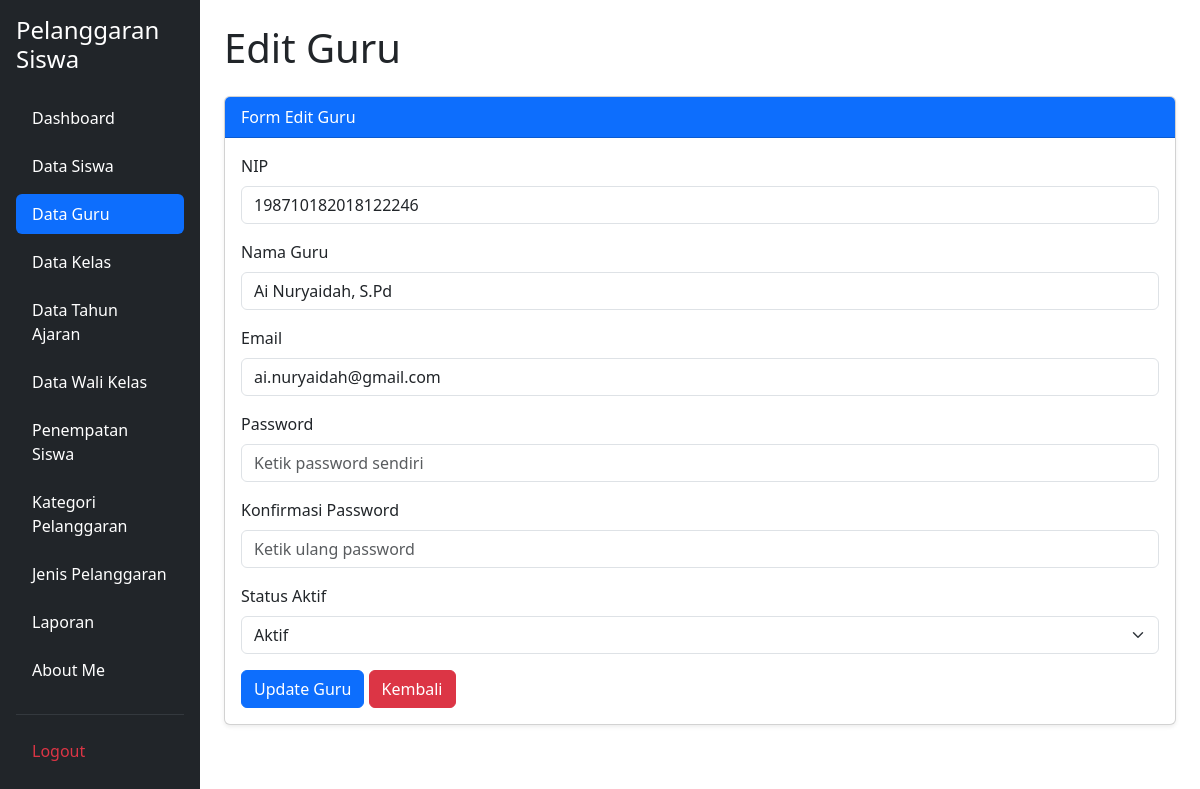
The page /edit_guru.php?id=2 (signed in) on the database its author committed.
### tables this page shows
CREATE TABLE `t_guru` (
  `id` int(11) NOT NULL,
  `nip` varchar(18) NOT NULL,
  `nama` varchar(150) DEFAULT NULL,
  `email` varchar(150) NOT NULL,
  `status_aktif` tinyint(1) NOT NULL,
  `user_id` int(11) NOT NULL,
  `created_at` timestamp NOT NULL DEFAULT current_timestamp(),
  `updated_at` timestamp NOT NULL DEFAULT current_timestamp()
);

### edit_guru.php (the view, shortened to what this page needs)
<?php
include 'config/koneksi.php';
$id = (int) $_GET['id'];
$stmt = mysqli_prepare($koneksi, "SELECT * FROM t_guru WHERE id = ?");
mysqli_stmt_bind_param($stmt, "i", $id);
mysqli_stmt_execute($stmt);
$hasil = mysqli_stmt_get_result($stmt);
$data = mysqli_fetch_assoc($hasil);
?>
<!DOCTYPE html>
<html lang="id">
<head>
    <link href="https://cdn.jsdelivr.net/npm/bootstrap@5.3.8/dist/css/bootstrap.min.css"
          rel="stylesheet">
</head>
<body>
<div class="container-fluid">
    <div class="row">
        <?php include 'layout/sidebar.php'; ?>
        <main class="col-md-9 col-lg-10 p-4">
            <h1 class="mb-4">Edit Guru</h1>
            <div class="card shadow-sm">
                <div class="card-header bg-primary text-white">
                    Form Edit Guru
                </div>
                <div class="card-body">
                    <form action="proses_edit_guru.php"
                          method="POST"
                          id="formEditGuru">
                        <div class="mb-3">
                            <label class="form-label">NIP</label>
                            <input type="text"
                                   name="nip"
                                   class="form-control"
                                   value="<?= htmlspecialchars($data['nip'] ?? '') ?>"
                                   required>
                        </div>
                        <div class="mb-3">
                            <label class="form-label">Nama Guru</label>
                            <input type="text"
                                   name="nama"
                                   class="form-control"
                                   value="<?= htmlspecialchars($data['nama'] ?? '') ?>"
                                   required>
                        </div>
                        <div class="mb-3">
                            <label class="form-label">Email</label>
                            <input type="email"
                                   name="email"
                                   class="form-control"
                                   value="<?= htmlspecialchars($data['email'] ?? '') ?>"
                                   required>
                        </div>
                        <div class="mb-3">
                            <label class="form-label">Password</label>
                            <input type="password" name="password"
                                   id="password" class="form-control"
                                   autocomplete="new-password"
                                   value=""
                                   placeholder="Ketik password sendiri"
                                   required>
                        </div>
                        <div class="mb-3">
                            <label class="form-label">Konfirmasi Password</label>
                            <input type="password" name="konfirmasi_password"
                                   id="konfirmasi_password"
                                   class="form-control"
                                   autocomplete="new-password"
                                   value=""
                                   placeholder="Ketik ulang password"
                                   required>
                        </div>
                        <div class="mb-3">
                            <label class="form-label">Status Aktif</label>
                            <select name="status_aktif"
                                    class="form-select"
                                    required>
                                <option value="1"
                                    <?= $data['status_aktif'] == 1 ? 'selected' : '' ?>>
                                    Aktif
                                </option>
                            </select>
                        </div>
                        <button type="submit" class="btn btn-primary">
                            Update Guru
                        </button>
                        <a href="kelola_guru.php"
                           class="btn btn-danger">
                            Kembali
                        </a>
                    </form>
                </div>
            </div>
        </main>
    </div>
</div>
</body>
</html>

### rows shown on the page
t_guru: nip "198710182018122246", nama "Ai Nuryaidah, S.Pd", email "ai.nuryaidah@gmail.com", status_aktif "Aktif"
